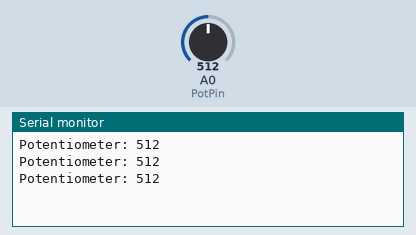
Recording of a sketch running on a simulated Arduino Uno, built with avr-gcc and run on an emulated ATmega328P. On the bench: the last lines printed to the serial monitor. The test bench sets the inputs (shaded band); at power-on: A0 (PotPin) = 512.

Above: at 1.3 s.
1.4 s: A0 (PotPin) set to 716
At 1.9 s:
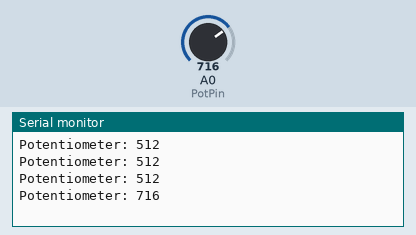
2.9 s: A0 (PotPin) set to 900
At 3.4 s:
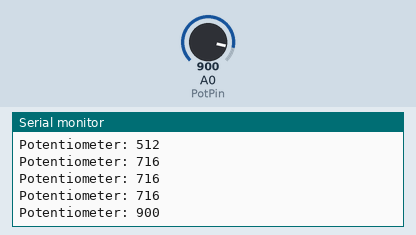
Timing chart, 0 to 5.9 s (numbered marks = the images above; inputs shaded):
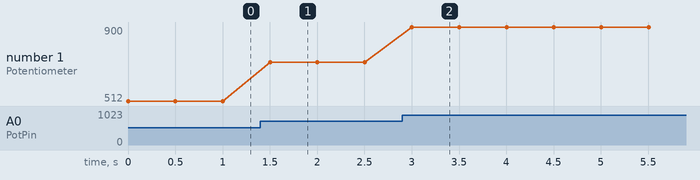

Measured:
- after the input at 1.4 s, the serial monitor: prints a new line after 0.10 s (image 1)
- after the input at 2.9 s, the serial monitor: prints a new line after 0.10 s (image 2)
- plotted number 1: 512 → 716 after the input at 1.4 s, 716 → 900 after the input at 2.9 s

The sketch:

pot.ino
```cpp
/* FILE:    ARD_Multifunction_Shield_Potentiometer_Example
   DATE:    28/05/14
   VERSION: 0.1

REVISIONS:

28/05/14 Created version 0.1

This is an example of how to read the position of the 10K potenetiometer
on the Hobby Components Arduino compatible Multi Function experimenter shield
(HCARDU0085).

The sketch will read the current position of the potentiometer and output it to
the serial terminal once every 0.5 seconds. To see the output open up the serial
monitor (Tools-> Serial Monitor) in your Arduino development environment and make
sure the baud rate is set to 9600 Baud.

You may copy, alter and reuse this code in any way you like, but please leave
reference to HobbyComponents.com in your comments if you redistribute this code.
This software may not be used directly for the purpose of selling products that
directly compete with Hobby Components Ltd's own range of products.

THIS SOFTWARE IS PROVIDED "AS IS". HOBBY COMPONENTS MAKES NO WARRANTIES, WHETHER
EXPRESS, IMPLIED OR STATUTORY, INCLUDING, BUT NOT LIMITED TO, IMPLIED WARRANTIES OF
MERCHANTABILITY AND FITNESS FOR A PARTICULAR PURPOSE, ACCURACY OR LACK OF NEGLIGENCE.
HOBBY COMPONENTS SHALL NOT, IN ANY CIRCUMSTANCES, BE LIABLE FOR ANY DAMAGES,
INCLUDING, BUT NOT LIMITED TO, SPECIAL, INCIDENTAL OR CONSEQUENTIAL DAMAGES FOR ANY
REASON WHATSOEVER.
*/


/* Define the analogue pin used to read the potentiometer */
#define PotPin 0

void setup()
{
  Serial.begin(9600);
}

/* Main Program */
void loop()
{

  Serial.print("Potentiometer: ");
  Serial.println(analogRead(PotPin));

  /* Wait 0.5 seconds before reading again */
  delay(500);
}
```
